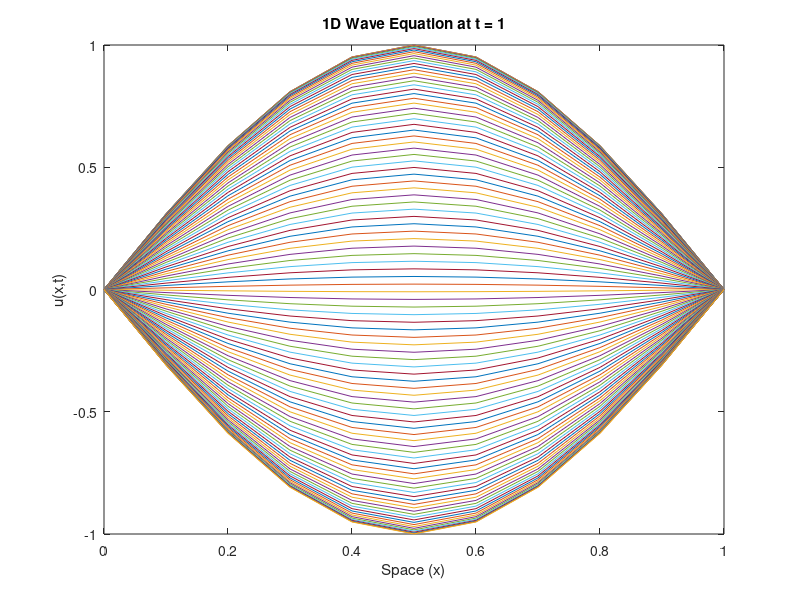

MATLAB code for this plot:
L = 1;       
T = 1;       
c = 1;       
N = 10;      
M = 100;     
dx = L / N;   
dt = T / M;   
x = 0:dx:L;  
t = 0:dt:T;   
u = zeros(N+1, M+1);  
u(:, 1) = sin(pi * x);   
u(:, 2) = u(:, 1);       
alpha = (c * dt / dx)^2;   
for n = 2:M
   for i = 2:N
       % Finite difference
       u(i, n+1) = 2 * u(i, n) - u(i, n-1) + ...
                   alpha * (u(i+1, n) - 2 * u(i, n) + u(i-1, n));
   end
   % Boundary conditions (fixed ends)
   u(1, n+1) = 0;         
   u(N+1, n+1) = 0;       
end

% Plot the wave
figure;
for n = 1:M+1
    plot(x, u(:, n));                         
    hold on;                                  
    xlabel('Space (x)');                      
    ylabel('u(x,t)');                         
    title(['1D Wave Equation at t = ', ...
          num2str((n-1)*dt)]);                
    pause(0.1);                                
end
hold off;
